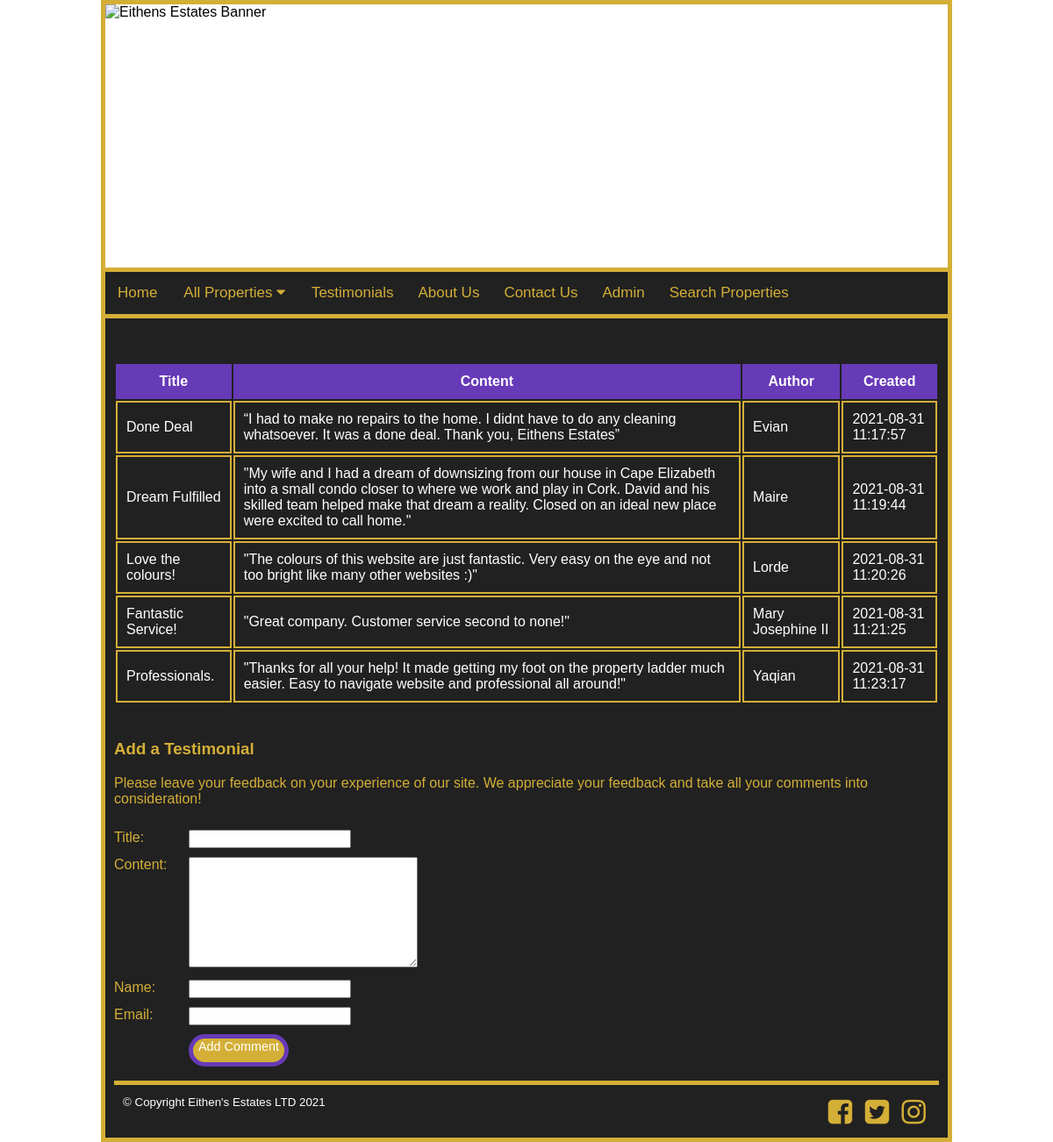
Screenshot of /getcomments.php with the database file from the repository.
### tables this page shows
CREATE TABLE `comment` (
  `id` int(11) NOT NULL,
  `title` text NOT NULL,
  `content` text NOT NULL,
  `author_name` varchar(100) NOT NULL,
  `author_email` varchar(100) NOT NULL,
  `created_at` timestamp NOT NULL DEFAULT current_timestamp(),
  `status` enum('pending','planned') NOT NULL DEFAULT 'pending'
);

### getcomments.php (the view, shortened to what this page needs)
<!DOCTYPE html>
<html lang="en">
<head>
 <link rel="stylesheet" href="css/styles.css">
  <link rel="stylesheet" href="https://cdnjs.cloudflare.com/ajax/libs/font-awesome/4.7.0/css/font-awesome.min.css">
</head>
<body>
<div id = "container">
<div id="header">
<img src="images\banner3.png"
width = "100%" height="300" alt = "Eithens Estates Banner">
</div>
<div id = "content">
<?php
$server="localhost";
$dbuser="root";
$password="";
$link=mysqli_connect($server,$dbuser,$password);
mysqli_select_db($link,"eithensestates");
$sql="SELECT * from comment WHERE status='planned'";
$result=mysqli_query($link, $sql);
echo "<table>";
echo "<tr>
	<th> Title</th>
	<th>Content</th>
	<th>Author</th>
	<th>Created</th>
	</tr>";
while($row=mysqli_fetch_array($result)) {
	$title=$row["title"];
	$content=$row["content"];
	$author=$row["author_name"];
	$created=$row["created_at"];
echo "<tr>
	<td>$title</td>
	<td>$content</td>
	<td>$author</td>
	<td>$created</td>
	</tr>";
}
echo "</table>";
?>
<div id = "addtestimonial">
<h3><p style='color:#D4AF37'>Add a Testimonial</p></h3>
<p style='color:#D4AF37'>Please leave your feedback on your experience of our site. We appreciate your feedback and
take all your comments into consideration! </p>
<form method="post" action="process.php" id="commentform">
<p style='color:#D4AF37'><label>Title:</label>
<input type="text" name="title" required="required"><br>
<label>Content: </label>
<textarea name="content" rows="8" cols="30" ></textarea><br>
<label>Name:</label>
<input type="text" name="author_name" required="required"><br>
<label>Email: </label>
<input type="email" name="author_email" required="required"><br>
<input type="submit" id="mysubmit" name="submit" required="required" class="backbutton" value="Add Comment"></p>
</form>
</div>
</div>
</div>
</body>
</html>

### css/styles.css (style rules this page uses)
body { background-color: white; margin: 0; font-family:Arial; }
#container { margin: auto; width: 80%; background-color: grey; border: 5px solid #D4AF37; }
#header { background-color: #ffffff; height: 300px; clear: bottom; }
#content { background-color: #212121; padding: 10px; min-height: 300px; clear: top; vertical-align: top; }
#content a { background-color: #673AB7; color: white; text-decoration:none; padding:5px; }
.backbutton, .backbutton a { text-align:center; font-size: 0.9em; color:white; background-color: #D4AF37; border-radius: 25px; border: 5px solid #673AB7; }
#footer { color: red; background-color: #212121; height: 30px; color: white; border-top: 5px solid #D4AF37; border-right: 0px solid #D4AF37; border-left: 0px solid #D4AF37; border-bottom: 0px solid #D4AF37; padding: 10px; }
h3 { margin-bottom: 0; }
table td { padding: 10px; border: 2px solid #D4AF37; }
table { width: 100%; margin-top: 40px; margin-bottom: 40px; }
table tr:nth-child(1) { background-color: #673AB7; height: 40px; }
table tr { background-color:#212121; color: white; }
#commentform { font-family: Arial; width: auto; }
label { float:left; width: 50px; clear: left; text-align: left; padding-right: 15px; margin-top: 10px; }
input, textarea { margin-top: 10px; margin-left: 20px; }
#mysubmit { margin-left:85px; padding-bottom: 10px; }
#socialmedia a { background-color: #212121; text-decoration: none; }
#socialmedia { float: right; width: auto; }
.topnav { overflow: hidden; background-color: #212121; border-top: 5px solid #D4AF37; border-bottom: 5px solid #D4AF37; }
.topnav a { float: left; display: block; color: #D4AF37; background-color: #212121; text-align: center; padding-top: 14px; padding-right: 14px; padding-left: 14px; padding-bottom: 10px; text-decoration: none; font-size: 17px; }
.active { background-color: #212121; color: white; }
.dropdown { float: left; overflow: hidden; }
.dropdown .dropbtn { font-size: 17px; border: none; outline: none; color: #D4AF37; padding: 14px 16px; background-color: #212121; font-family: inherit; margin: 0; }

### rows the page displays
comment: title "Done Deal", content "“I had to make no repairs to the home. I didnt have to do any cleaning whatsoever. It was a done deal. Thank you, Eithens Estates”", author_name "Evian", created_at "2021-08-31 11:17:57"
comment: title "Dream Fulfilled", content "\"My wife and I had a dream of downsizing from our house in Cape Elizabeth into a small condo closer to where we work and play in Cork. David and his skilled team helped make that dream a reality. Closed on an ideal new place were excited to call home.\"", author_name "Maire", created_at "2021-08-31 11:19:44"
comment: title "Love the colours!", content "\"The colours of this website are just fantastic. Very easy on the eye and not too bright like many other websites :)\"", author_name "Lorde", created_at "2021-08-31 11:20:26"
comment: title "Fantastic Service!", content "\"Great company. Customer service second to none!\"", author_name "Mary Josephine II", created_at "2021-08-31 11:21:25"
comment: title "Professionals.", content "\"Thanks for all your help! It made getting my foot on the property ladder much easier. Easy to navigate website and professional all around!\"", author_name "Yaqian", created_at "2021-08-31 11:23:17"
